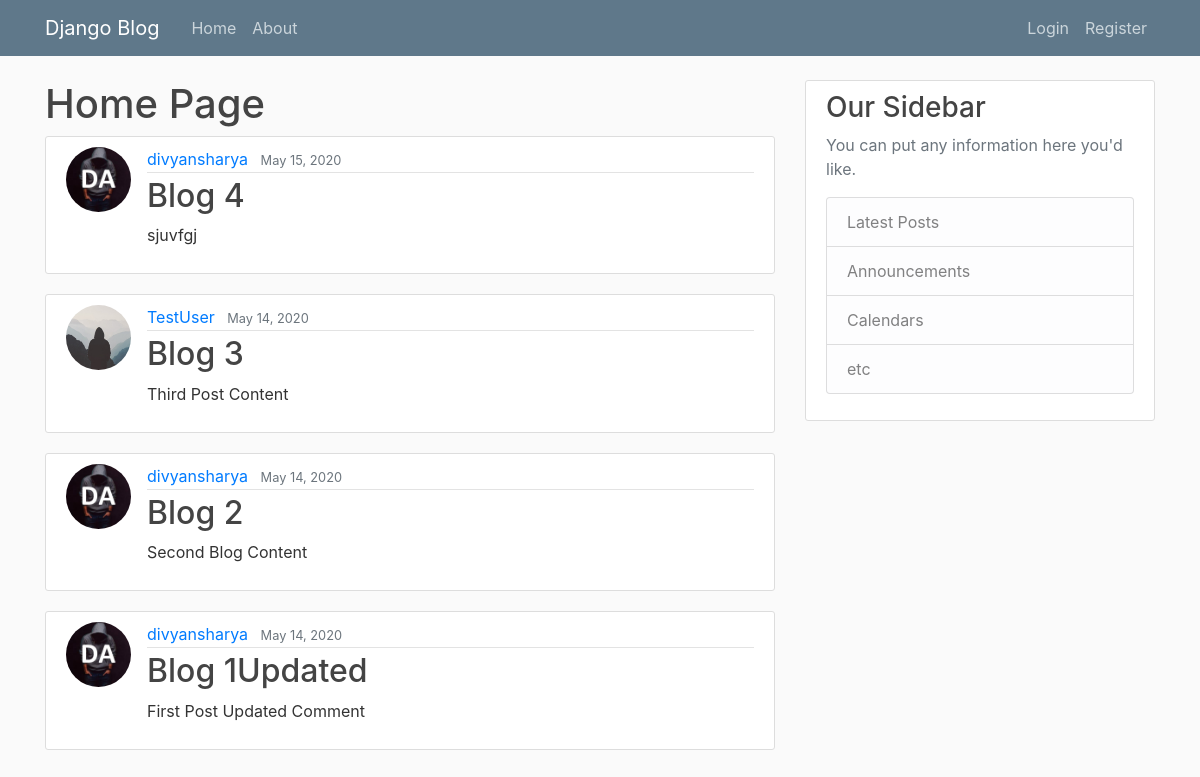
/, run on an earlier commit of the app's database.
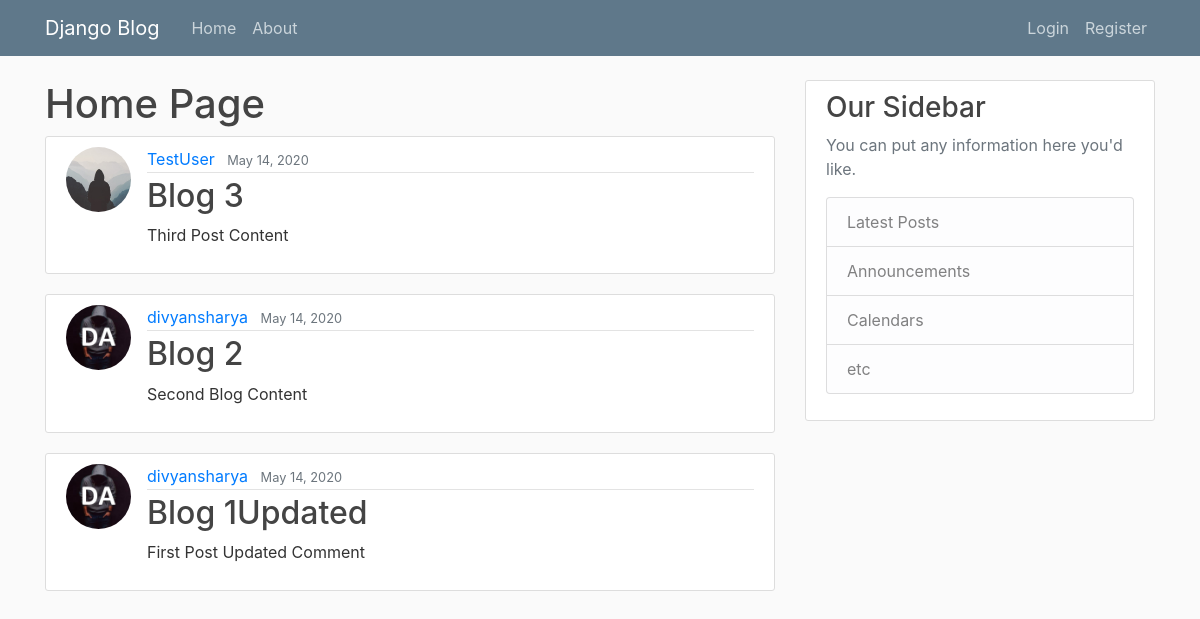
And on a later commit of the database.
### blog/models.py (models this page shows, shortened)
class Post(models.Model):
    title = models.CharField(max_length=100)
    content = models.TextField()
    date_posted = models.DateTimeField(default=timezone.now)
    author = models.ForeignKey(User, on_delete=models.CASCADE)

### users/models.py (models this page shows, shortened)
class Profile(models.Model):
    user = models.OneToOneField(User, on_delete=models.CASCADE)
    image = models.ImageField(default='default.jpg', upload_to='profile_pics')

### blog/views.py (the view)
# urls.py: path('', PostListView.as_view(), name='blog-home'),
class PostListView(ListView):
    model = Post
    template_name = 'blog/home.html'
    context_object_name = 'posts'
    ordering = ['-date_posted']
    paginate_by = 5

### blog/templates/blog/home.html (shortened to what this page needs)
{% extends 'blog/base.html' %}
{% block content%}
    <h1>Home Page</h1>
    {% for post in posts %}
        <article class="media content-section">
            <img class="rounded-circle article-img" src="{{ post.author.profile.image.url }}" alt="">
            <div class="media-body">
                <div class="article-metadata">
                    <a class="mr-2" href="{% url 'user-posts' post.author.username %}">{{ post.author }}</a>
                    <small class="text-muted">{{ post.date_posted | date:'F d, Y' }}</small>
                </div>
                <h2><a class="article-title" href="{% url 'post-detail' post.id %}">{{ post.title }}</a></h2>
                <p class="article-content">{{ post.content }}</p>
            </div>
        </article>
    {% endfor%}
{% endblock content%}

What changed in the data, as far as the page shows it:
removed Post: author.profile.image (picture), author "divyansharya", date_posted "May 15, 2020", title "Blog 4", content "sjuvfgj"
